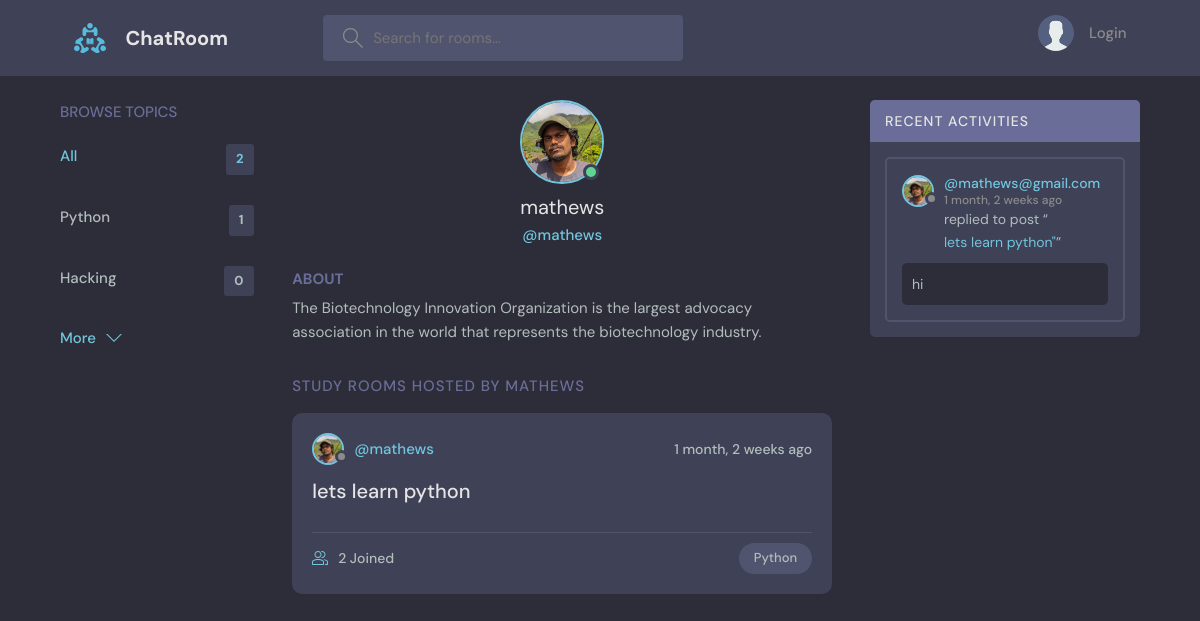
Page /profile/1/ on the committed database.
### base/models.py (models this page shows, shortened)
class Topic(models.Model):
    name = models.CharField(max_length=255)

class User(AbstractUser):
    name = models.CharField(max_length=255, null=True)
    email = models.EmailField(unique=True)
    bio = models.TextField(null=True)
    avatar = models.ImageField(null=True, default="avatar.svg")
    USERNAME_FIELD = 'email'
    REQUIRED_FIELDS = []

class Room(models.Model):
    host = models.ForeignKey(User, on_delete=models.SET_NULL, null=True)
    topic = models.ForeignKey(Topic, on_delete=models.SET_NULL, null=True)
    name = models.CharField(max_length=255)
    description = models.TextField(null=True, blank=True)
    participant = models.ManyToManyField(User, related_name='participants', blank=True)
    updated = models.DateTimeField(auto_now=True)
    created = models.DateTimeField(auto_now_add=True)
    class Meta:
        ordering = ['-updated', '-created']
    def __str__(self):
        return self.name

class Message(models.Model):
    room = models.ForeignKey(Room, on_delete=models.CASCADE)
    user = models.ForeignKey(User, on_delete=models.CASCADE)
    message = models.TextField()
    updated = models.DateTimeField(auto_now=True)
    created = models.DateTimeField(auto_now_add=True)
    def __str__(self):
        return self.message[0:50]

### base/views.py (the view)
# urls.py: path('profile/<str:pk>/', views.userProfile, name="profile"),
def userProfile(request, pk):
    user = User.objects.get(id = pk)
    rooms = user.room_set.all()
    room_messages = user.message_set.all()
    topics = Topic.objects.all()
    context = {'user': user, 'rooms': rooms, 'room_messages': room_messages, 'topics': topics}
    return render(request, 'base/profile.html', context)

### base/templates/base/profile.html (shortened to what this page needs)
{% extends 'main.html' %}
  {% block content %}
  <main class="profile-page layout layout--3">
    <div class="container">
      {% include 'base/topic_component.html' %}
      <div class="roomList">
        <div class="profile">
          <div class="profile__avatar">
            <div class="avatar avatar--large active">
              <img src="{{user.avatar.url}}" />
            </div>
          </div>
          <div class="profile__info">
            <h3>{{user.username}}</h3>
            <p>@{{user.username}}</p>
          </div>
          <div class="profile__about">
            <h3>About</h3>
            <p>
              {{user.bio}}
            </p>
          </div>
        </div>
        <div class="roomList__header">
          <div>
            <h2>Study Rooms Hosted by {{user.username}}</a>
            </h2>
          </div>
        </div>
        {% include 'base/feed_component.html' %}
      </div>
      <div class="activities">
        <div class="activities__header">
          <h2>Recent Activities</h2>
        </div>
        {% include 'base/activity_component.html' %}
      </div>
    </div>
  </main>
  {% endblock %}

### templates/main.html (shortened to what this page needs)
<!DOCTYPE html>
{% load static %}
<html lang="en">
  <head>
    <link rel="stylesheet" href="{% static 'style/style.css' %}" />
  </head>
  <body>
    {% include 'navbar.html' %}
    {% block content %}
    {% endblock %}
   </body>
</html>

### templates/navbar.html (shortened to what this page needs)
{% load static %}
<header class="header header--loggedIn">
    <div class="container">
      <a href="{% url 'home' %}" class="header__logo">
        <img src="{% static 'images/logo.svg' %}" />
        <h1>ChatRoom</h1>
      </a>
      <form class="header__search" method="get" action = "{% url 'home' %}">
        <label>
          <input name="q" placeholder="Search for rooms..." />
        </label>
      </form>
      <nav class="header__menu">
        {% if request.user.is_authenticated %}
        <div class="header__user">
          <a href="{% url 'profile' request.user.id %}">
            <div class="avatar avatar--medium active">
              <img src="{{request.user.avatar.url}}" />
            </div>
            <p>{{request.user.username}} <span>@{{request.user.username}}</span></p>
          </a>
          <button class="dropdown-button">
            <svg version="1.1" xmlns="http://www.w3.org/2000/svg" width="32" height="32" viewBox="0 0 32 32">
              <title>chevron-down</title>
              <path d="M16 21l-13-13h-3l16 16 16-16h-3l-13 13z"></path>
            </svg>
          </button>
        </div>
        {% else %}
        <a href="{% url 'login' %}">
          <img src="{% static 'images/avatar.svg' %}" />
          <p>Login</p>
        </a>
        {% endif %}
      </nav>
    </div>
  </header>

### base/templates/base/topic_component.html
<div class="topics">
  <div class="topics__header">
    <h2>Browse Topics</h2>
  </div>
  <ul class="topics__list">
    <li>
      <a href="{% url 'home' %}" class="active">All <span>{{topics.count}}</span></a>
    </li>
    {% for topic in topics %}
    <li>
      <a href="{% url 'home' %}?q={{topic.name}}">{{topic.name}} <span>{{topic.room_set.all.count}}</span></a>
    </li>
    {% endfor %}
  </ul>
  <a class="btn btn--link" href="{% url 'topics' %}">
    More
    <svg version="1.1" xmlns="http://www.w3.org/2000/svg" width="32" height="32" viewBox="0 0 32 32">
      <title>chevron-down</title>
      <path d="M16 21l-13-13h-3l16 16 16-16h-3l-13 13z"></path>
    </svg>
  </a>
</div>

### base/templates/base/feed_component.html (shortened to what this page needs)
{%for room in rooms %}
<div class="roomListRoom">
    <div class="roomListRoom__header">
      <a href="{% url 'profile' room.host.id %}" class="roomListRoom__author">
        <div class="avatar avatar--small">
          <img src="{{room.host.avatar.url}}" />
        </div>
        <span>@{{room.host.username}}</span>
      </a>
      <div class="roomListRoom__actions">
        <span>{{room.created|timesince}} ago</span>
      </div>
    </div>
    <div class="roomListRoom__content">
      <a href="{% url 'room' room.id %}">{{room.name}}</a>
    </div>
    <div class="roomListRoom__meta">
      <a href="{% url 'room' room.id %}" class="roomListRoom__joined">
        {{room.participant.count}} Joined
      </a>
      <p class="roomListRoom__topic">{{room.topic.name}}</p>
    </div>
</div>
{% endfor %}

### base/templates/base/activity_component.html (shortened to what this page needs)
{% for message in room_messages %}
<div class="activities__box">
  <div class="activities__boxHeader roomListRoom__header">
    <a href="{% url 'profile' message.user.id %}" class="roomListRoom__author">
      <div class="avatar avatar--small">
        <img src="{{message.user.avatar.url}}" />
      </div>
      <p>
        @{{message.user}}
        <span>{{message.created|timesince}} ago</span>
      </p>
    </a>
  </div>
  <div class="activities__boxContent">
    <p>replied to post “<a href="{% url 'room' message.room.id %}">{{message.room}}"</a>”</p>
    <div class="activities__boxRoomContent">
      {{message}}
    </div>
  </div>
</div>
{% endfor %}

### rows in the picture
Topic: name "Python", room_set.all.count "1"
Topic: name "Hacking", room_set.all.count "0"
User: avatar (picture), username "mathews", bio "The Biotechnology Innovation Organization is the largest advocacy association in the world that represents the biotechnology industry.", username "MATHEWS"
Room: host.avatar (picture), host.username "mathews", created "1 month, 2 weeks", name "lets learn python", participant.count "2", topic.name "Python"
Message: user.avatar (picture), user "mathews@gmail.com", created "1 month, 2 weeks", room "lets learn python", message "hi"

### other values in the picture
{{ topics.count }} "2"
